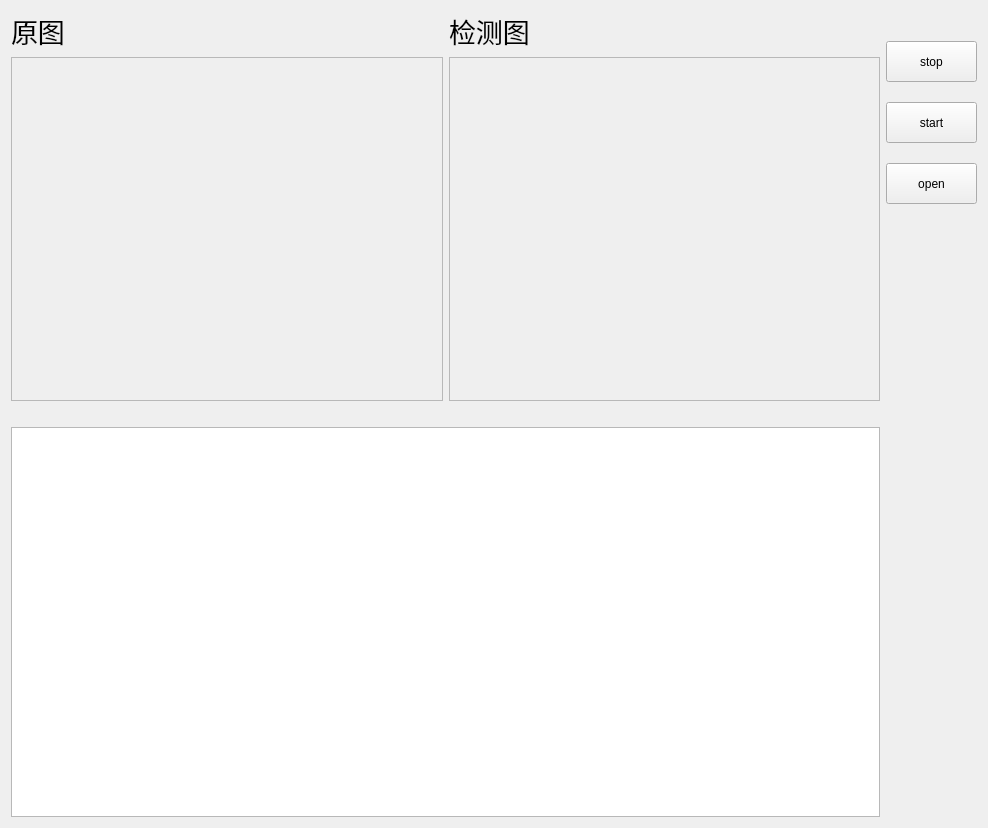
<?xml version="1.0" encoding="UTF-8"?>
<ui version="4.0">
 <class>PictureDetectionWin</class>
 <widget class="QWidget" name="PictureDetectionWin">
  <property name="geometry">
   <rect>
    <x>0</x>
    <y>0</y>
    <width>988</width>
    <height>828</height>
   </rect>
  </property>
  <property name="windowTitle">
   <string>Form</string>
  </property>
  <layout class="QHBoxLayout" name="horizontalLayout_2">
   <item>
    <layout class="QVBoxLayout" name="verticalLayout_3">
     <item>
      <layout class="QHBoxLayout" name="horizontalLayout" stretch="6,6">
       <item>
        <layout class="QVBoxLayout" name="verticalLayout" stretch="0,0">
         <item>
          <widget class="QLabel" name="original_picture_label">
           <property name="font">
            <font>
             <pointsize>20</pointsize>
            </font>
           </property>
           <property name="text">
            <string>原图</string>
           </property>
          </widget>
         </item>
         <item>
          <widget class="QScrollArea" name="origin_scrollArea">
           <property name="widgetResizable">
            <bool>true</bool>
           </property>
           <widget class="QWidget" name="scrollAreaWidgetContents">
            <property name="geometry">
             <rect>
              <x>0</x>
              <y>0</y>
              <width>427</width>
              <height>349</height>
             </rect>
            </property>
           </widget>
          </widget>
         </item>
        </layout>
       </item>
       <item>
        <layout class="QVBoxLayout" name="verticalLayout_2" stretch="0,0">
         <item>
          <widget class="QLabel" name="detection_picture_label">
           <property name="font">
            <font>
             <pointsize>20</pointsize>
            </font>
           </property>
           <property name="text">
            <string>检测图</string>
           </property>
          </widget>
         </item>
         <item>
          <widget class="QScrollArea" name="detection_scrollArea">
           <property name="widgetResizable">
            <bool>true</bool>
           </property>
           <widget class="QWidget" name="scrollAreaWidgetContents_2">
            <property name="geometry">
             <rect>
              <x>0</x>
              <y>0</y>
              <width>426</width>
              <height>349</height>
             </rect>
            </property>
           </widget>
          </widget>
         </item>
        </layout>
       </item>
      </layout>
     </item>
     <item>
      <spacer name="horizontalSpacer">
       <property name="orientation">
        <enum>Qt::Horizontal</enum>
       </property>
       <property name="sizeHint" stdset="0">
        <size>
         <width>40</width>
         <height>20</height>
        </size>
       </property>
      </spacer>
     </item>
     <item>
      <widget class="QTableView" name="resutView"/>
     </item>
    </layout>
   </item>
   <item>
    <layout class="QVBoxLayout" name="verticalLayout_4" stretch="0,0,0,0,0,0,0">
     <property name="spacing">
      <number>0</number>
     </property>
     <item>
      <spacer name="verticalSpacer_2">
       <property name="orientation">
        <enum>Qt::Vertical</enum>
       </property>
       <property name="sizeType">
        <enum>QSizePolicy::Fixed</enum>
       </property>
       <property name="sizeHint" stdset="0">
        <size>
         <width>20</width>
         <height>30</height>
        </size>
       </property>
      </spacer>
     </item>
     <item>
      <widget class="QPushButton" name="stop">
       <property name="minimumSize">
        <size>
         <width>91</width>
         <height>41</height>
        </size>
       </property>
       <property name="text">
        <string>stop</string>
       </property>
      </widget>
     </item>
     <item>
      <spacer name="verticalSpacer_3">
       <property name="orientation">
        <enum>Qt::Vertical</enum>
       </property>
       <property name="sizeType">
        <enum>QSizePolicy::Minimum</enum>
       </property>
       <property name="sizeHint" stdset="0">
        <size>
         <width>20</width>
         <height>20</height>
        </size>
       </property>
      </spacer>
     </item>
     <item>
      <widget class="QPushButton" name="start">
       <property name="minimumSize">
        <size>
         <width>91</width>
         <height>41</height>
        </size>
       </property>
       <property name="text">
        <string>start</string>
       </property>
      </widget>
     </item>
     <item>
      <spacer name="verticalSpacer_4">
       <property name="orientation">
        <enum>Qt::Vertical</enum>
       </property>
       <property name="sizeType">
        <enum>QSizePolicy::Minimum</enum>
       </property>
       <property name="sizeHint" stdset="0">
        <size>
         <width>20</width>
         <height>20</height>
        </size>
       </property>
      </spacer>
     </item>
     <item>
      <widget class="QPushButton" name="open">
       <property name="minimumSize">
        <size>
         <width>91</width>
         <height>41</height>
        </size>
       </property>
       <property name="text">
        <string>open</string>
       </property>
      </widget>
     </item>
     <item>
      <spacer name="verticalSpacer">
       <property name="orientation">
        <enum>Qt::Vertical</enum>
       </property>
       <property name="sizeHint" stdset="0">
        <size>
         <width>20</width>
         <height>40</height>
        </size>
       </property>
      </spacer>
     </item>
    </layout>
   </item>
  </layout>
 </widget>
 <resources/>
 <connections/>
</ui>
